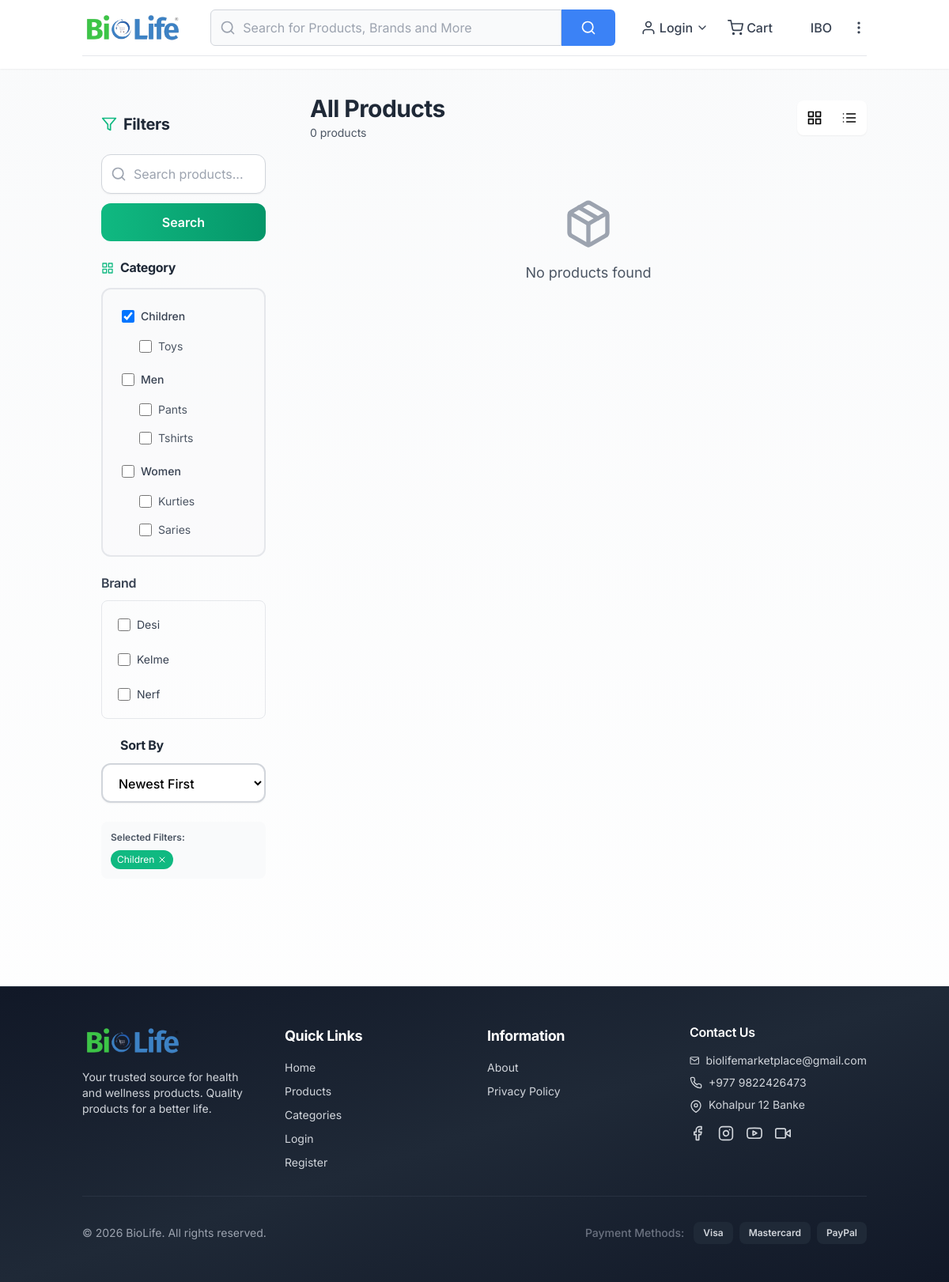
Page /products/?category=3 on the earlier database version.
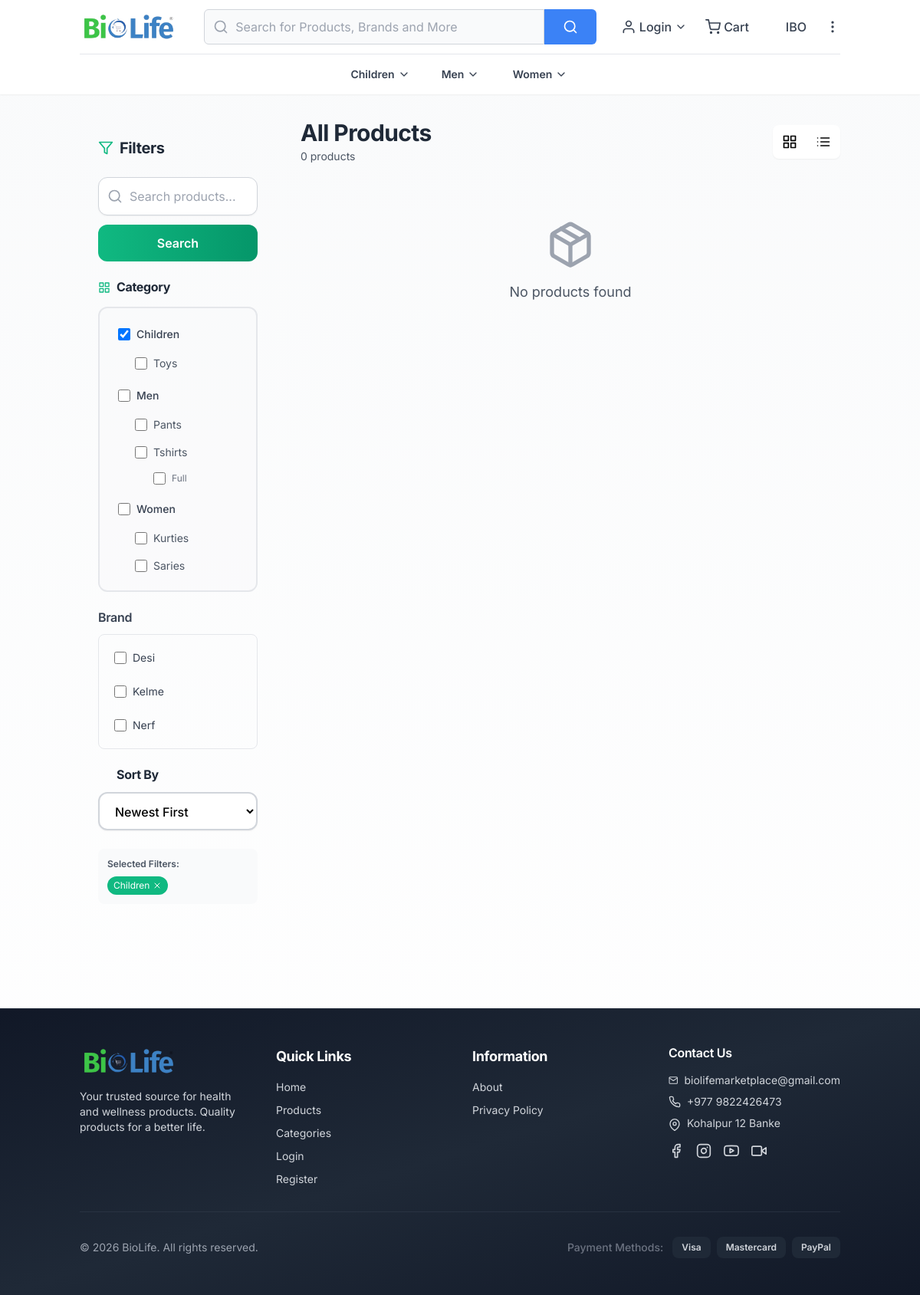
Same page on the later database version.
### core/models.py (models this page shows, shortened)
class Category(models.Model):
    name = models.CharField(max_length=255)
    image = models.ImageField(upload_to='categories/', blank=True, null=True)
    is_featured = models.BooleanField(default=False, help_text='Show in header category bar')
    created_at = models.DateTimeField(auto_now_add=True)
    updated_at = models.DateTimeField(auto_now=True)
    class Meta:
        verbose_name = 'Category'
        verbose_name_plural = 'Categories'
        ordering = ['name']

class SubCategory(models.Model):
    name = models.CharField(max_length=255)
    category = models.ForeignKey(Category, on_delete=models.CASCADE, related_name='sub_categories')
    image = models.ImageField(upload_to='sub_categories/', blank=True, null=True)
    created_at = models.DateTimeField(auto_now_add=True)
    updated_at = models.DateTimeField(auto_now=True)
    class Meta:
        verbose_name = 'Sub Category'
        verbose_name_plural = 'Sub Categories'
        ordering = ['name']

class Brand(models.Model):
    name = models.CharField(max_length=255)
    logo = models.ImageField(upload_to='brands/', blank=True, null=True)
    created_at = models.DateTimeField(auto_now_add=True)
    updated_at = models.DateTimeField(auto_now=True)
    class Meta:
        verbose_name = 'Brand'
        verbose_name_plural = 'Brands'
        ordering = ['name']

class CMSPage(models.Model):
    FOOTER_SECTION_CHOICES = [
        ('customer_service', 'Customer Service'),
        ('information', 'Information'),
    ]
    title = models.CharField(max_length=255)
    slug = models.SlugField(unique=True, blank=True)
    content = models.TextField()
    is_active = models.BooleanField(default=True)
    image = models.ImageField(upload_to='cms/', blank=True, null=True)
    in_footer = models.BooleanField(default=False)
    footer_section = models.CharField(
        max_length=20,
        choices=FOOTER_SECTION_CHOICES,
        blank=True,
        null=True,
        help_text='Select which footer section this page should appear in'
    )
    in_header = models.BooleanField(default=False)
    created_at = models.DateTimeField(auto_now_add=True)
    updated_at = models.DateTimeField(auto_now=True)
    class Meta:
        verbose_name = 'CMS Page'
        verbose_name_plural = 'CMS Pages'
        ordering = ['title']

class ChildCategory(models.Model):
    name = models.CharField(max_length=255)
    sub_category = models.ForeignKey(SubCategory, on_delete=models.CASCADE, related_name='child_categories')
    image = models.ImageField(upload_to='child_categories/', blank=True, null=True)
    created_at = models.DateTimeField(auto_now_add=True)
    updated_at = models.DateTimeField(auto_now=True)
    class Meta:
        verbose_name = 'Child Category'
        verbose_name_plural = 'Child Categories'
        ordering = ['name']

### website/views/product_views.py (the view, shortened to what this page needs)
# urls.py: path('products/', product_views.product_list, name='product_list'),
def product_list(request):
    products = Product.objects.filter(is_active=True)
    search_query = request.GET.get('search', '')
    if search_query:
        products = products.filter(
            Q(name__icontains=search_query) |
            Q(short_description__icontains=search_query) |
            Q(sku__icontains=search_query)
        )
    category_ids = request.GET.getlist('category')
    subcategory_ids = request.GET.getlist('subcategory')
    childcategory_ids = request.GET.getlist('childcategory')
    category_q = Q()
    if category_ids:
        for cat_id in category_ids:
            try:
                cat_id_int = int(cat_id)
                category_q |= (
                    Q(category_id=cat_id_int) |
                    Q(sub_category__category_id=cat_id_int) |
                    Q(child_category__sub_category__category_id=cat_id_int)
                )
            except ValueError:
                continue
    if category_q:
        products = products.filter(category_q).distinct()
    brand_ids = request.GET.getlist('brand')
    if brand_ids:
        try:
            brand_ids_int = [int(bid) for bid in brand_ids]
            products = products.filter(brand_id__in=brand_ids_int)
        except ValueError:
            pass
    min_price = request.GET.get('min_price')
    max_price = request.GET.get('max_price')
    if min_price:
        products = products.filter(regular_price__gte=min_price)
    if max_price:
        products = products.filter(regular_price__lte=max_price)
    sort_by = request.GET.get('sort', 'created_at')
    if sort_by == 'price_asc':
        products = products.order_by('regular_price')
    elif sort_by == 'price_desc':
        products = products.order_by('-regular_price')
    elif sort_by == 'name':
        products = products.order_by('name')
    else:
        products = products.order_by('-created_at')
    paginator = Paginator(products, 12)
    page_number = request.GET.get('page')
    page_obj = paginator.get_page(page_number)
    categories = Category.objects.prefetch_related('sub_categories__child_categories').all()
    brands = Brand.objects.all()
    selected_category_ids = [int(cid) for cid in category_ids if cid.isdigit()]
    selected_subcategory_ids = [int(sid) for sid in subcategory_ids if sid.isdigit()]
    selected_childcategory_ids = [int(cid) for cid in childcategory_ids if cid.isdigit()]
    selected_brand_ids = [int(bid) for bid in brand_ids if bid.isdigit()]
    context = {
        'page_obj': page_obj,
        'products': page_obj,
        'search_query': search_query,
        'categories': categories,
        'brands': brands,
        'selected_category_ids': selected_category_ids,
        'selected_subcategory_ids': selected_subcategory_ids,
        'selected_childcategory_ids': selected_childcategory_ids,
        'selected_brand_ids': selected_brand_ids,
        'sort_by': sort_by,
    }
    return render(request, 'site/products/list.html', context)

### templates/site/products/list.html (shortened to what the changed rows need)
{% extends 'site/layouts/base.html' %}
{% load static %}
{% block content %}
<div class="container mx-auto px-4 py-8">
    <div class="flex flex-col lg:flex-row gap-8">
        <aside class="lg:w-64 flex-shrink-0">
            <div class="card-gradient p-6 sticky top-20">
                <div class="mb-6">
                    <div class="max-h-96 overflow-y-auto border-2 border-gray-200 rounded-xl p-4 space-y-2 scrollbar-hide bg-gray-50/50">
                        {% for category in categories %}
                        <div class="category-item">
                            <label class="flex items-center cursor-pointer hover:bg-gray-50 p-2 rounded transition-colors group">
                                <input type="checkbox"
                                       name="category"
                                       value="{{ category.id }}"
                                       form="filter-form"
                                       class="w-4 h-4 text-biolife-green border-gray-300 rounded focus:ring-biolife-green"
                                       {% if category.id in selected_category_ids %}checked{% endif %}
                                       onchange="document.getElementById('filter-form').submit()">
                                <span class="ml-2 text-sm font-medium text-gray-700 group-hover:text-biolife-green">{{ category.name }}</span>
                            </label>
                            {% if category.sub_categories.all %}
                            <div class="ml-6 mt-1 space-y-1">
                                {% for subcategory in category.sub_categories.all %}
                                <div class="subcategory-item">
                                    <label class="flex items-center cursor-pointer hover:bg-gray-50 p-1.5 rounded transition-colors group">
                                        <input type="checkbox"
                                               name="subcategory"
                                               value="{{ subcategory.id }}"
                                               form="filter-form"
                                               class="w-4 h-4 text-biolife-green border-gray-300 rounded focus:ring-biolife-green"
                                               onchange="document.getElementById('filter-form').submit()">
                                        <span class="ml-2 text-sm text-gray-600 group-hover:text-biolife-green">{{ subcategory.name }}</span>
                                    </label>
                                    {% if subcategory.child_categories.all %}
                                    <div class="ml-6 mt-1 space-y-1">
                                        {% for childcategory in subcategory.child_categories.all %}
                                        <label class="flex items-center cursor-pointer hover:bg-gray-50 p-1.5 rounded transition-colors group">
                                            <input type="checkbox"
                                                   name="childcategory"
                                                   value="{{ childcategory.id }}"
                                                   form="filter-form"
                                                   class="w-4 h-4 text-biolife-green border-gray-300 rounded focus:ring-biolife-green"
                                                   onchange="document.getElementById('filter-form').submit()">
                                            <span class="ml-2 text-xs text-gray-500 group-hover:text-biolife-green">{{ childcategory.name }}</span>
                                        </label>
                                        {% endfor %}
                                    </div>
                                    {% endif %}
                                </div>
                                {% endfor %}
                            </div>
                            {% endif %}
                        </div>
                        {% endfor %}
                    </div>
                </div>
                <div class="mb-6">
                    <div class="max-h-64 overflow-y-auto border border-gray-200 rounded-lg p-3 space-y-2">
                        {% for brand in brands %}
                        <label class="flex items-center cursor-pointer hover:bg-gray-50 p-2 rounded transition-colors">
                            <input type="checkbox"
                                   name="brand"
                                   value="{{ brand.id }}"
                                   form="filter-form"
                                   class="w-4 h-4 text-biolife-green border-gray-300 rounded focus:ring-biolife-green"
                                   onchange="document.getElementById('filter-form').submit()">
                            <span class="ml-2 text-sm text-gray-700">{{ brand.name }}</span>
                        </label>
                        {% endfor %}
                    </div>
                </div>
                {% if selected_category_ids or selected_subcategory_ids or selected_childcategory_ids or selected_brand_ids %}
                <div class="mb-4 p-3 bg-gray-50 rounded-lg">
                    <div class="flex flex-wrap gap-2">
                        {% for cat_id in selected_category_ids %}
                            {% for cat in categories %}
                                {% if cat.id == cat_id %}
                                <span class="inline-flex items-center px-2 py-1 bg-biolife-green text-white text-xs rounded-full">
                                    {{ cat.name }}
                                    <a href="?sort={{ sort_by }}" class="ml-1 hover:text-gray-200">
                                        <i data-feather="x" class="w-3 h-3"></i>
                                    </a>
                                </span>
                                {% endif %}
                            {% endfor %}
                        {% endfor %}
                    </div>
                </div>
                {% endif %}
            </div>
        </aside>
        <div class="flex-1">
            <div class="flex items-center justify-between mb-6">
                <div>
                    <h1 class="text-3xl font-bold text-gray-800">
                        {% if search_query %}
                            Search Results for "{{ search_query }}"
                        {% else %}
                            All Products
                        {% endif %}
                    </h1>
                </div>
            </div>
        </div>
    </div>
</div>
{% endblock %}

### templates/site/layouts/header.html (shortened to what the changed rows need)
{% load static %}
<header class="bg-white sticky top-0 z-50 shadow-sm">
    <div class="container mx-auto px-4">
        <div class="flex items-center justify-between py-3">
            <div class="hidden md:flex items-center">
            </div>
            <div class="hidden md:flex flex-1 max-w-2xl mx-8">
            </div>
            <div class="hidden md:flex items-center space-x-6">
            </div>
        </div>
        <div id="category-bar" class="hidden md:block bg-white border-t border-gray-200 overflow-visible">
            <div class="container mx-auto px-4 overflow-visible">
                <div class="flex items-center justify-center space-x-1 py-2">
                    {% for category in nav_categories %}
                        <div class="category-nav-item relative group flex-shrink-0 overflow-visible" data-category-id="{{ category.id }}">
                            <a href="{% url 'website:category_detail' category.id %}" class="flex flex-col items-center px-3 py-2 hover:text-blue-600 transition-colors {% if request.resolver_match.url_name == 'home' %}min-w-[80px]{% else %}min-w-[100px]{% endif %}">
                                {% if request.resolver_match.url_name == 'home' %}
                                    <div class="relative mb-1">
                                        {% if category.image %}
                                            <img src="{{ category.image.url }}" alt="{{ category.name }}" class="w-14 h-14 object-cover rounded">
                                        {% else %}
                                            <div class="w-14 h-14 bg-gray-200 rounded flex items-center justify-center">
                                                <i data-feather="grid" class="w-6 h-6 text-gray-400"></i>
                                            </div>
                                        {% endif %}
                                    </div>
                                    <span class="text-xs text-center font-medium text-gray-700 group-hover:text-blue-600">{{ category.name }}</span>
                                {% else %}
                                    <span class="text-sm font-semibold text-gray-700 group-hover:text-blue-600 flex items-center">
                                        {{ category.name }}
                                        {% if category.sub_categories.all %}
                                            <i data-feather="chevron-down" class="w-4 h-4 ml-1 group-hover:hidden"></i>
                                        {% endif %}
                                    </span>
                                {% endif %}
                            </a>
                        </div>
                    {% endfor %}
                </div>
            </div>
        </div>
    </div>
</header>

### templates/site/layouts/footer.html (shortened to what the changed rows need)
{% load static %}
<footer class="bg-gradient-to-br from-gray-900 via-gray-800 to-gray-900 text-gray-300 mt-16 border-t border-gray-700/50">
    <div class="container mx-auto px-4 py-12">
        <div class="grid grid-cols-1 md:grid-cols-2 lg:grid-cols-4 gap-8">
            {% if information_pages %}
            <div>
                <ul class="space-y-2.5 text-sm">
                    {% for page in information_pages %}
                        <li>
                            <a href="{% url 'website:cms_page' slug=page.slug %}" class="hover:text-biolife-green transition-all duration-200 flex items-center group">
                                {{ page.title }}
                            </a>
                        </li>
                    {% endfor %}
                </ul>
            </div>
            {% endif %}
        </div>
    </div>
</footer>

Differences in the rows shown:
now on one of the page's lists (row edited): Category: name "Children"
now on one of the page's lists (row edited): Category: name "Men"
now on one of the page's lists (row edited): Category: name "Women"
added ChildCategory: name "Full", shown under SubCategory "Tshirts"
